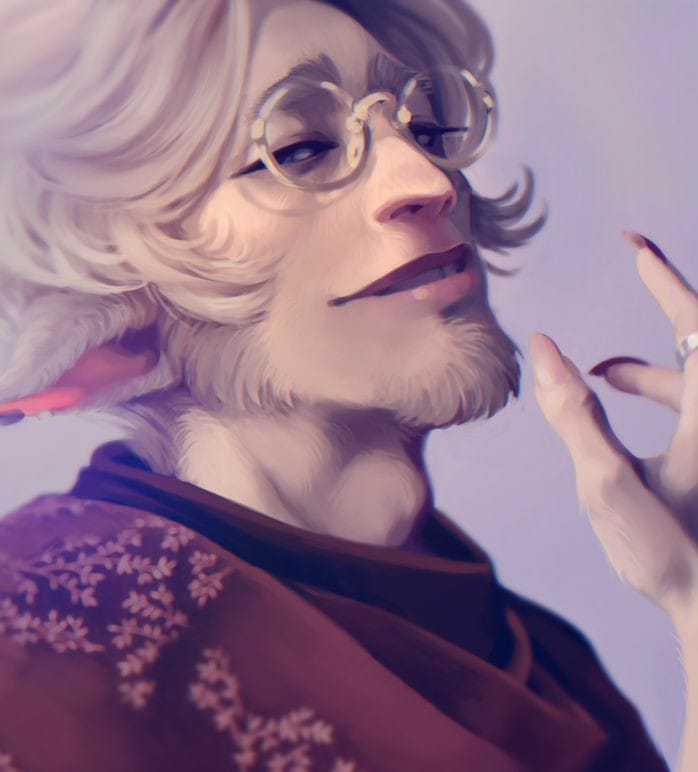
//> input picture Resources/test1.jpg, 698 x 772 px
$ ./Jpeg_2000_ap   (built with g++ and OpenCV 4)
//> lines starting //> are read from the running program, lines starting //| are printed output that depends on the picture
#include <iostream>
#include "opencv2/opencv.hpp"
#include <opencv2/imgcodecs.hpp>
#include <opencv2/highgui.hpp>
#include <opencv2/imgproc.hpp>
#include <opencv2/highgui/highgui_c.h>
#include <vector>
#include <stdio.h>

using namespace cv;
using namespace std;

#define NONE 0
#define HARD 1
#define SOFT 2
#define GARROT 3


// [47 lines left out: functions sgn, soft_shrink, hard_shrink, not called in this run]

float Garrot_shrink(float d, float T)
{
    float res;
    if (fabs(d) > T)
    {
        res = d - ((T * T) / d);
    }
    else
    {
        res = 0;
    }

    return res;
}

static void cvHaarWavelet(Mat& src, Mat& dst, int NIter)
{
    float c, dh, dv, dd;
    assert(src.type() == CV_32FC1);
    assert(dst.type() == CV_32FC1);
    int width = src.cols;
    int height = src.rows;
    for (int k = 0; k < NIter; k++)
    {
        for (int y = 0; y < (height >> (k + 1)); y++)
        {
            for (int x = 0; x < (width >> (k + 1)); x++)
            {
                c = (src.at<float>(2 * y, 2 * x) + src.at<float>(2 * y, 2 * x + 1) + src.at<float>(2 * y + 1, 2 * x) + src.at<float>(2 * y + 1, 2 * x + 1)) * 0.5;
                dst.at<float>(y, x) = c;

                dh = (src.at<float>(2 * y, 2 * x) + src.at<float>(2 * y + 1, 2 * x) - src.at<float>(2 * y, 2 * x + 1) - src.at<float>(2 * y + 1, 2 * x + 1)) * 0.5;
                dst.at<float>(y, x + (width >> (k + 1))) = dh;

                dv = (src.at<float>(2 * y, 2 * x) + src.at<float>(2 * y, 2 * x + 1) - src.at<float>(2 * y + 1, 2 * x) - src.at<float>(2 * y + 1, 2 * x + 1)) * 0.5;
                dst.at<float>(y + (height >> (k + 1)), x) = dv;

                dd = (src.at<float>(2 * y, 2 * x) - src.at<float>(2 * y, 2 * x + 1) - src.at<float>(2 * y + 1, 2 * x) + src.at<float>(2 * y + 1, 2 * x + 1)) * 0.5;
                dst.at<float>(y + (height >> (k + 1)), x + (width >> (k + 1))) = dd;
            }
        }
        dst.copyTo(src);
    }
}

static void cvInvHaarWavelet(Mat& src, Mat& dst, int NIter, int SHRINKAGE_TYPE = 0, float SHRINKAGE_T = 50)
{
    float c, dh, dv, dd;
    assert(src.type() == CV_32FC1);
    assert(dst.type() == CV_32FC1);
    int width = src.cols;
    int height = src.rows;

    for (int k = NIter; k > 0; k--)
    {
        for (int y = 0; y < (height >> k); y++)
        {
            for (int x = 0; x < (width >> k); x++)
            {
                c = src.at<float>(y, x);
                dh = src.at<float>(y, x + (width >> k));
                dv = src.at<float>(y + (height >> k), x);
                dd = src.at<float>(y + (height >> k), x + (width >> k));

                // (shrinkage)
                switch (SHRINKAGE_TYPE)
                {
                case HARD:
                    dh = hard_shrink(dh, SHRINKAGE_T);
                    dv = hard_shrink(dv, SHRINKAGE_T);
                    dd = hard_shrink(dd, SHRINKAGE_T);
                    break;
                case SOFT:
                    dh = soft_shrink(dh, SHRINKAGE_T);
                    dv = soft_shrink(dv, SHRINKAGE_T);
                    dd = soft_shrink(dd, SHRINKAGE_T);
                    break;
                case GARROT:
                    dh = Garrot_shrink(dh, SHRINKAGE_T);
                    dv = Garrot_shrink(dv, SHRINKAGE_T);
                    dd = Garrot_shrink(dd, SHRINKAGE_T);
                    break;
                }


                dst.at<float>(y * 2, x * 2) = 0.5 * (c + dh + dv + dd);
                dst.at<float>(y * 2, x * 2 + 1) = 0.5 * (c - dh + dv - dd);
                dst.at<float>(y * 2 + 1, x * 2) = 0.5 * (c + dh - dv - dd);
                dst.at<float>(y * 2 + 1, x * 2 + 1) = 0.5 * (c - dh - dv + dd);
            }
        }
        Mat C = src(Rect(0, 0, width >> (k - 1), height >> (k - 1)));
        Mat D = dst(Rect(0, 0, width >> (k - 1), height >> (k - 1)));
        D.copyTo(C);
    }
}

static void WaveletTransform(Mat& img)
{
    int n = 0;
    const int NIter = 1;
    Mat girdi_img = img.clone();
    Mat GrayFrame = Mat(girdi_img.rows, girdi_img.cols, CV_8UC1);
    Mat Src = Mat(girdi_img.rows, girdi_img.cols, CV_32FC1);
    Mat Dst = Mat(girdi_img.rows, girdi_img.cols, CV_32FC1);
    Mat Temp = Mat(girdi_img.rows, girdi_img.cols, CV_32FC1);
    Mat Filtered = Mat(girdi_img.rows, girdi_img.cols, CV_32FC1);

    Dst = 0;

    cvtColor(girdi_img, GrayFrame, cv::COLOR_BGRA2GRAY);
    GrayFrame.convertTo(Src, CV_32FC1);
    cvHaarWavelet(Src, Dst, NIter);

    Dst.copyTo(Temp);

    cvInvHaarWavelet(Temp, Filtered, NIter, GARROT, 30);

    //imshow("DWT1",girdi_img);


    double M = 0, m = 0;

    minMaxLoc(Dst, &m, &M);
    if ((M - m) > 0)
    {
        Dst = Dst * (1.0 / (M - m)) - m / (M - m);
    }


    imshow("Coeff", Dst);
    Dst.convertTo(Dst, CV_8UC3, 255.0);
    imwrite("Resources/Coeff.jpg", Dst);

    minMaxLoc(Filtered, &m, &M);
    if ((M - m) > 0)
    {
        Filtered = Filtered * (1.0 / (M - m)) - m / (M - m);
    }


    imshow("Filtered Version", Filtered);
    Filtered.convertTo(Filtered, CV_8UC3, 255.0);
    imwrite("Resources/Filtered.jpg", Filtered);


}

Mat kuantalama(Mat img, int kuantalama_renkleri)
{

    Mat src = img.clone();  //copy the main image
    Mat data = Mat::zeros(src.cols * src.rows, 3, CV_32F);  //matrix to keep all the data oof all pixels
    Mat bestLabels, centers, clustered; //k means output
    vector<Mat> bgr;    //to keep bgr channels
    split(src, bgr);

    //for getting all the columns and raws data for the k means
    for (int i = 0; i < src.cols * src.rows; i++) {
        data.at<float>(i, 0) = bgr[0].data[i] / 255.0;
        data.at<float>(i, 1) = bgr[1].data[i] / 255.0;
        data.at<float>(i, 2) = bgr[2].data[i] / 255.0;
    }

    int K = kuantalama_renkleri;    //cluster amount
    kmeans(data, K, bestLabels,
        TermCriteria(TermCriteria::EPS + TermCriteria::MAX_ITER, 10, 1.0),
        3, KMEANS_PP_CENTERS, centers);

    centers = centers.reshape(3, centers.rows);
    data = data.reshape(3, data.rows);

    clustered = Mat(src.rows, src.cols, CV_32F);


    Vec3f* p = data.ptr<Vec3f>();
    for (size_t i = 0; i < data.rows; i++) {
        int center_id = bestLabels.at<int>(i);
        p[i] = centers.at<Vec3f>(center_id);
    }

    clustered = data.reshape(3, src.rows);
    imshow("Clustered Version", clustered);
    clustered.convertTo(clustered, CV_8UC3, 255.0);
    imwrite("Resources/Clustered.jpg", clustered);
    return clustered;
}

// [23 lines left out: function renk_donusumu, not called in this run]


int main(int ac, char** av) {

    string path = "Resources/test1.jpg";
    Mat girdi_img = imread(path);
//> girdi_img is the input picture: 772 rows x 698 cols, CV_8UC3; mean B, G, R 139, 115.7, 145.5
    Mat kr,temp;

    Mat cikti_img = girdi_img.clone();

    if (empty(girdi_img))
    {
        cout << "Cannot found an Image\n";
        return -1;
    }
    else
    {
        cout << "Resolution: " << cikti_img.size().width << "x" << cikti_img.size().height << endl;
//| Resolution: 698x772

        int width = (int)cikti_img.size().width;
//> width = 698
        int height = (int)cikti_img.size().height;
//> height = 772

        //cikti_img = renk_donusumu(width, height, cikti_img);
        imwrite("Resources/output_img.jpeg", cikti_img);
        WaveletTransform(cikti_img);
//> in WaveletTransform, `cvtColor(girdi_img, GrayFrame, cv::COLOR_BGRA2GRAY);`:
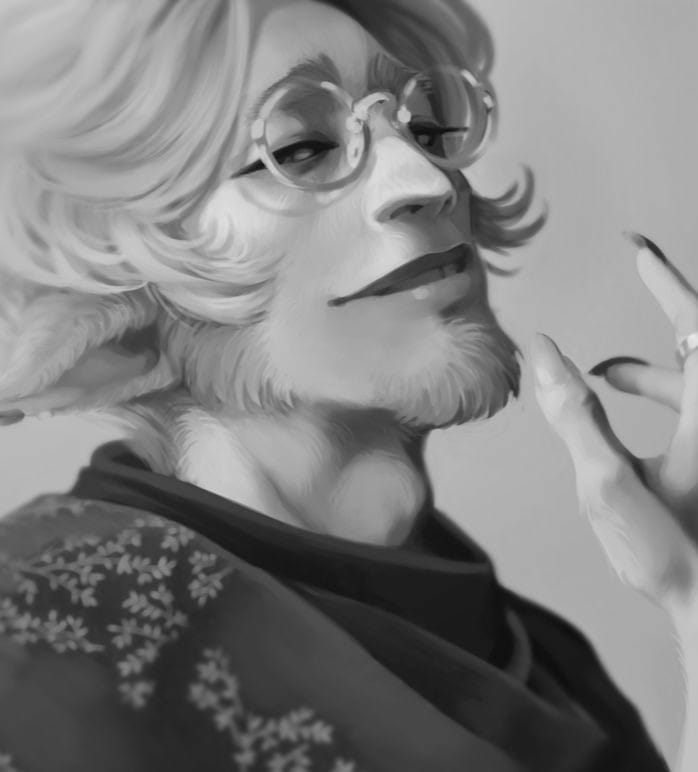
//> GrayFrame: 772 rows x 698 cols, CV_8UC1; min 11, max 233, mean 127.2
//> the loop in cvHaarWavelet, `for (int k = 0; k < NIter; k++)` made 1 pass
//> (c, dh, dv, dd) on pass 1: (384, 0, 0, 0)
//> pass 1, in cvHaarWavelet, `dst.copyTo(src);`:
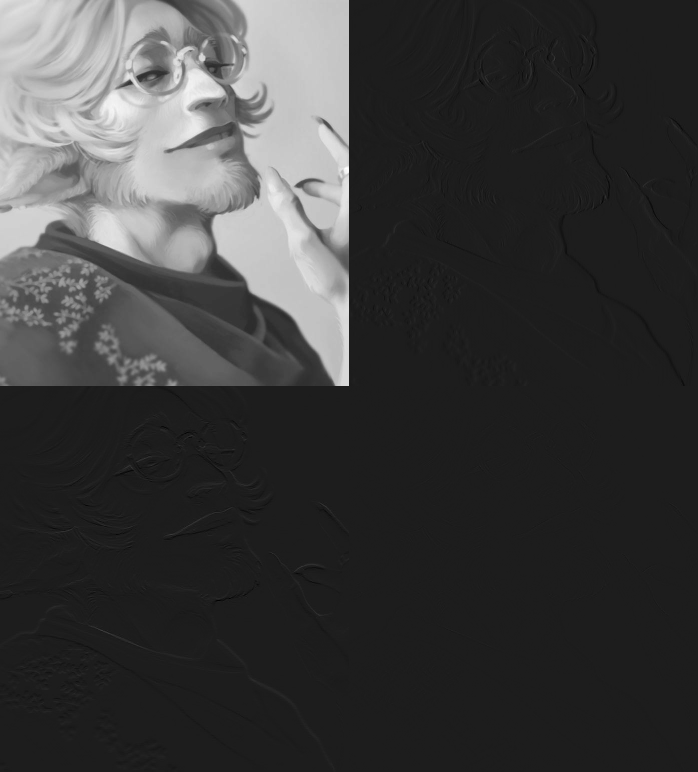
//> src: 772 rows x 698 cols, CV_32FC1; min -60, max 463.5, mean 63.6; drawn with min black and max white
//> after the loop in cvHaarWavelet, `for (int k = 0; k < NIter; k++)`: c = 384; dh = 0
//> the loop in cvInvHaarWavelet, `for (int k = NIter; k > 0; k--)` made 1 pass
//> after the loop in cvInvHaarWavelet, `for (int k = NIter; k > 0; k--)`: c = 384; dh = 0
//> in WaveletTransform, `minMaxLoc(Dst, &m, &M);`: m = -60; M = 463.5
//> in WaveletTransform, `minMaxLoc(Filtered, &m, &M);`: m = 13.5; M = 231.8
        Mat filtered = imread("Resources/Filtered.jpg");
//> filtered: 772 rows x 698 cols, CV_8UC3; min 0, max 255, mean 132.9
        kr = kuantalama(filtered, 8);
//> in kuantalama, `kmeans(data, K, bestLabels, TermCriteria(TermCriteria::EPS + TermCrite..`: centers = [[0.655, 0.655, 0.655], [0.143, 0.143, 0.143], [0.374, 0.374, 0.374], [0.743, 0.743, 0.743], [0.244, 0.244, 0.244], [0.527, 0.527, 0.527], [0.837, 0.837, 0.837], [0.0588, 0.0588, 0.0588]]
//> the loop in kuantalama, `for (size_t i = 0; i < data.rows; i++)` made 538856 passes
//> center_id on passes 1 to 3: 6, 6, 6
//> in kuantalama, `clustered = data.reshape(3, src.rows);`:
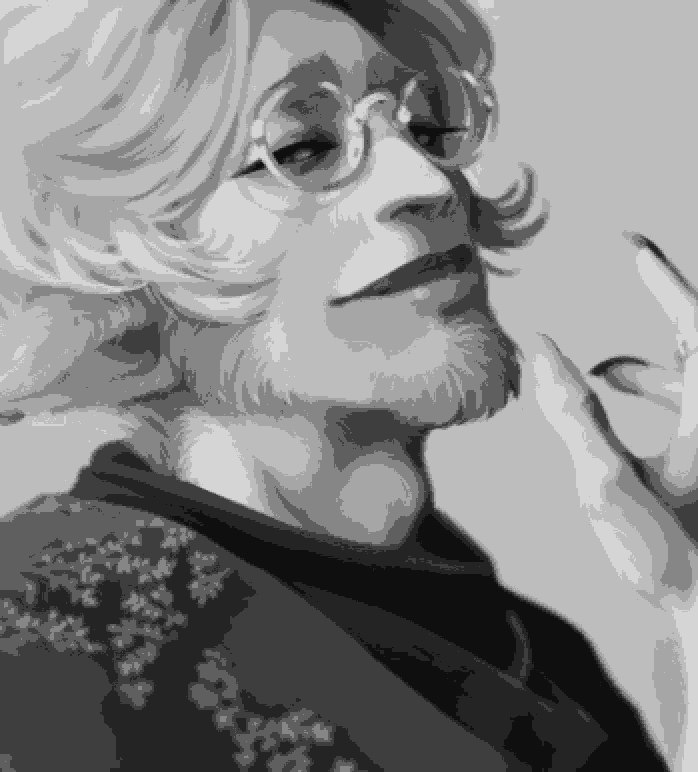
//> clustered: 772 rows x 698 cols, CV_32FC3; min 0.0588, max 0.837, mean 0.521


    }
    waitKey(0);
    return 0;
}
